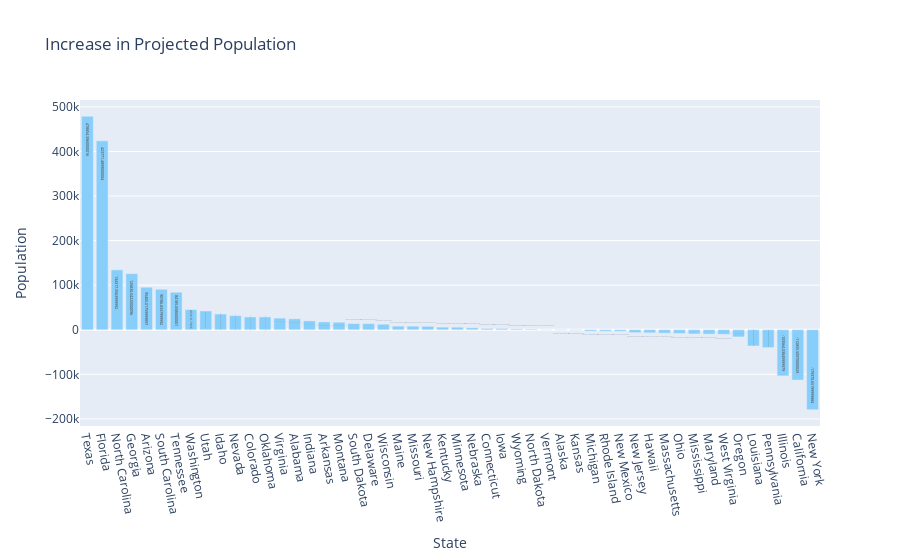

The notebook cell saved with this chart:
### Code cell
df = df.sort_values(by='2024 Growth', ascending=False)
fig = px.bar(df, x='State', y='2024 Growth',
             labels={'2024 Growth': 'Population'},
             title='Increase in Projected Population',
             text='2024 Growth')

fig.update_traces(hoverinfo='text', marker_color='lightskyblue')

fig.update_layout(xaxis=dict(tickangle=80), showlegend=False)

fig.show()

plt.savefig('Increase in Projected Population')

### Figure 1 — Plotly figure (JSON) as saved in the notebook; plotly's stock layout.template omitted (floating-point values rounded to 4 significant figures)
{"data": [{"alignmentgroup": "True", "hoverinfo": "text", "hovertemplate": "State=%{x}<br>Population=%{text}<extra></extra>", "legendgroup": "", "marker": {"color": "lightskyblue", "pattern": {"shape": ""}}, "name": "", "offsetgroup": "", "orientation": "v", "showlegend": false, "text": [478900.0, 423800.0, 134300.0, 125800.0, 95410.0, 90790.0, 84190.0, 45420.0, 42100.0, 35330.0, 31770.0, 28760.0, 28740.0, 26130.0, 24470.0, 19870.0, 17460.0, 16860.0, 13850.0, 13730.0, 12400.0, 8082.0, 8042.0, 7716.0, 5873.0, 5723.0, 4339.0, 2903.0, 2883.0, 1925.0, 1327.0, 64.72, -586.4, -880.9, -3009.0, -3271.0, -3376.0, -6479.0, -6880.0, -7672.0, -8223.0, -9378.0, -9848.0, -10240.0, -16050.0, -36430.0, -40090.0, -103600.0, -112900.0, -179400.0], "textposition": "auto", "type": "bar", "x": ["Texas", "Florida", "North Carolina", "Georgia", "Arizona", "South Carolina", "Tennessee", "Washington", "Utah", "Idaho", "Nevada", "Colorado", "Oklahoma", "Virginia", "Alabama", "Indiana", "Arkansas", "Montana", "South Dakota", "Delaware", "Wisconsin", "Maine", "Missouri", "New Hampshire", "Kentucky", "Minnesota", "Nebraska", "Connecticut", "Iowa", "Wyoming", "North Dakota", "Vermont", "Alaska", "Kansas", "Michigan", "Rhode Island", "New Mexico", "New Jersey", "Hawaii", "Massachusetts", "Ohio", "Mississippi", "Maryland", "West Virginia", "Oregon", "Louisiana", "Pennsylvania", "Illinois", "California", "New York"], "xaxis": "x", "y": [478900.0, 423800.0, 134300.0, 125800.0, 95410.0, 90790.0, 84190.0, 45420.0, 42100.0, 35330.0, 31770.0, 28760.0, 28740.0, 26130.0, 24470.0, 19870.0, 17460.0, 16860.0, 13850.0, 13730.0, 12400.0, 8082.0, 8042.0, 7716.0, 5873.0, 5723.0, 4339.0, 2903.0, 2883.0, 1925.0, 1327.0, 64.72, -586.4, -880.9, -3009.0, -3271.0, -3376.0, -6479.0, -6880.0, -7672.0, -8223.0, -9378.0, -9848.0, -10240.0, -16050.0, -36430.0, -40090.0, -103600.0, -112900.0, -179400.0], "yaxis": "y"}], "layout": {"autosize": true, "barmode": "relative", "legend": {"tracegroupgap": 0}, "showlegend": false, "title": {"text": "Increase in Projected Population"}, "xaxis": {"anchor": "y", "autorange": true, "domain": [0, 1], "range": [-0.5, 49.5], "tickangle": 80, "title": {"text": "State"}, "type": "category"}, "yaxis": {"anchor": "x", "autorange": true, "domain": [0, 1], "range": [-215900.0, 515400.0], "title": {"text": "Population"}, "type": "linear"}}}
